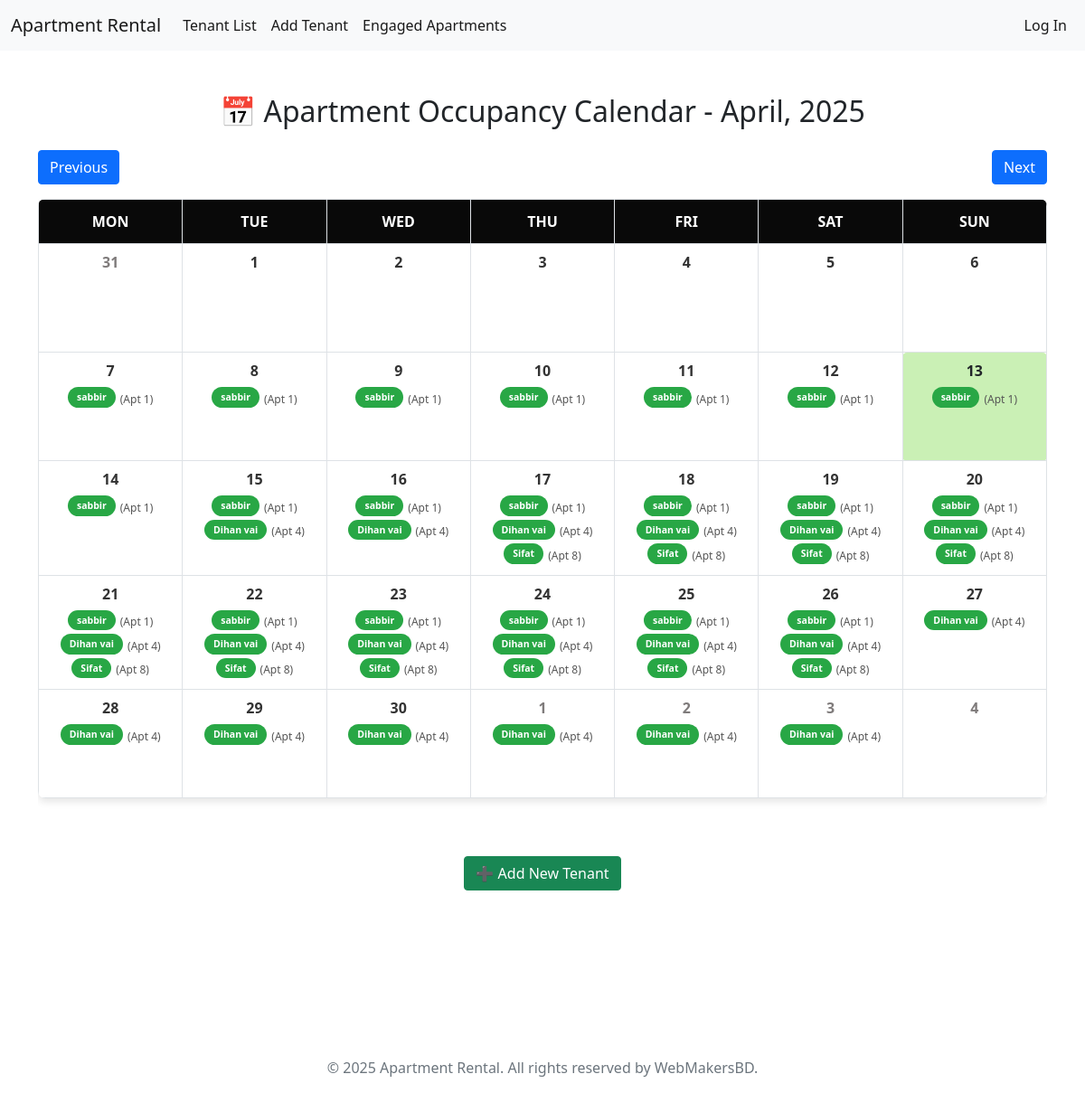
Screenshot of /calendar/2025/4/ with the database file from the repository.
### calendar_app/models.py (models this page shows, shortened)
class CalendarEvent(models.Model):
    tenant = models.ForeignKey(Tenant, on_delete=models.CASCADE)
    apartment = models.ForeignKey(Apartment, on_delete=models.CASCADE)
    start_date = models.DateField()
    end_date = models.DateField()

### tenants/models.py (models this page shows, shortened)
class Tenant(models.Model):
    choices = [
        ('will_arrive', 'Will Arrive'),
        ('living', 'Living'),
        ('moved_out', 'Moved Out'),
    ]
    name = models.CharField(max_length=50)
    contact = models.CharField(max_length=15)
    apartment = models.ForeignKey(Apartment, on_delete=models.CASCADE)
    move_in_date = models.DateTimeField()
    move_out_date = models.DateTimeField(null=True, blank=True)
    remarks = models.TextField(blank=True, null=True, help_text="Additional details about the tenant.")
    status = models.CharField(max_length=15, choices=choices,)

class Apartment(models.Model):
    number = models.PositiveIntegerField(unique=True)
    is_booked = models.BooleanField(default=False)

### calendar_app/views.py (the view)
# urls.py: path('<int:year>/<int:month>/', views.calendar_view, name='calendar_view'),
def calendar_view(request, year, month):
    today = datetime.today()  # Get today's date
    today_date = today.day  # Extract current day
    today_month = today.month  # Extract current month
    today_year = today.year  # Extract current year
    year = year or today.year  # Use provided year or fallback to current year
    if month > 12 or month < 1:
        month = today.month
    first_day_of_month = datetime(year, month, 1)
    _, total_days = calendar.monthrange(year, month)
    prev_month = month - 1 if month > 1 else 12
    prev_year = year if month > 1 else year - 1
    next_month = month + 1 if month < 12 else 1
    next_year = year if month < 12 else year + 1
    _, prev_month_days = calendar.monthrange(prev_year, prev_month)
    month_calendar = []  # Stores the entire month's calendar structure
    week = []  # Stores a single week's data
    first_weekday = first_day_of_month.weekday()  # Find the starting weekday (0 = Monday, 6 = Sunday)
    for i in range(first_weekday):
        day = prev_month_days - first_weekday + i + 1
        week.append({"day": day, "month": prev_month, "year": prev_year, "extra": True })
    for day in range(1, total_days + 1):
        week.append({"day": day, "month": month, "year": year, "extra": False})
        if len(week) == 7:  # If a full week is completed, push to month_calendar
            month_calendar.append(week)
            week = []
    next_day = 1
    while len(week) < 7:
        week.append({"day": next_day, "month": next_month, "year": next_year, "extra": True})
        next_day += 1
    if week:
        month_calendar.append(week)
    events = CalendarEvent.objects.filter(
        start_date__year__in=[prev_year, year, next_year],
        start_date__month__in=[prev_month, month, next_month]
    )
    for week in month_calendar:
        for day_info in week:
            date_obj = date(day_info["year"], day_info["month"], day_info["day"])
            day_info["tenants"] = events.filter(start_date__lte=date_obj, end_date__gte=date_obj)
    return render(request, 'calendar_app/calendar.html', {
        'current_date': first_day_of_month,
        'calendar_data': month_calendar,
        'today': today,
        'today_date': today_date,
        'today_month': today_month,
        'today_year': today_year,
        'year': year,
        'month': month,
        'prev_year': prev_year,
        'prev_month': prev_month,
        'next_year': next_year,
        'next_month': next_month,
    })

### templates/calendar_app/calendar.html (shortened to what this page needs)
{% extends "base.html" %}
{% load static %}
{% block extra_head %}
<link rel="stylesheet" href="{% static 'css/calendar_app/calendar.css' %}">
{% endblock %}
{% block content %}
<div class="container mt-5">
    <h2 class="text-center mb-4">📅 Apartment Occupancy Calendar - {{ current_date|date:"F, Y" }}</h2>
    <div class="d-flex justify-content-between mb-3">
        <a href="{% url 'calendar_view' year=prev_year month=prev_month %}" class="btn btn-primary">Previous</a>
        <a href="{% url 'calendar_view' year=next_year month=next_month %}" class="btn btn-primary">Next</a>
    </div>
    <div class="table-responsive">
        <table class="table table-bordered text-center calendar-table">
            <thead class="thead-dark">
                <tr>
                    <th>Mon</th>
                    <th>Tue</th>
                    <th>Wed</th>
                    <th>Thu</th>
                    <th>Fri</th>
                    <th>Sat</th>
                    <th>Sun</th>
                </tr>
            </thead>
            <tbody>
                {% for week in calendar_data %}
                <tr class="calendar-row">
                    {% for day in week %}
                        {% if day %}
                            {% if day.day == today_date and day.month == today_month and day.year == today_year %}
                                <td class="today-cell"
                                onclick="fetchEvents({{ day.year }}, {{ day.month }}, {{ day.day }})">
                                    <div>
                                        <span class="today">{{ day.day }}</span>
                                    </div>
                                    <div class="tenant-list">
                                        {% for tenant in day.tenants|slice:":3" %}
                                            <div class="tenant-item">
                                                <span class="badge tenant-badge">{{ tenant.tenant.name }}</span>
                                                <span class="apt-info">(Apt {{ tenant.apartment.number }})</span>
                                            </div>
                                        {% endfor %}
                                    </div>
                                </td>
                            {% else %}
                                <td class="calendar-cell {% if day.extra %}extra-month{% endif %}"
                                onclick="fetchEvents({{ day.year }}, {{ day.month }}, {{ day.day }})">
                                    <div>
                                        {% if day.extra %}
                                            <span class="extra-month-date">{{ day.day }}</span>
                                        {% else %}
                                            <span class="month-date">{{ day.day }}</span>
                                        {% endif %}
                                    </div>
                                    <div class="tenant-list">
                                        {% for tenant in day.tenants|slice:":3" %}
                                            <div class="tenant-item">
                                                <span class="badge tenant-badge">{{ tenant.tenant.name }}</span>
                                                <span class="apt-info">(Apt {{ tenant.apartment.number }})</span>
                                            </div>
                                        {% endfor %}
                                    </div>
                                </td>
                            {% endif %}
                        {% else %}
                            <td class="empty-cell"></td>
                        {% endif %}
                    {% endfor %}
                </tr>
                {% endfor %}
            </tbody>
        </table>
    </div>
    <br><br>
    <div class = "text-center">
        <a class="btn btn-success mb-3" href="{% url 'add_tenant' %}">
            ➕ Add New Tenant
          </a>
    </div>
</div>
{% endblock %}

### static/css/calendar_app/calendar.css (style rules this page uses)
.calendar-table { width: 100%; border-collapse: collapse; background-color: #ffffff; box-shadow: 0px 4px 8px rgba(0, 0, 0, 0.1); border-radius: 8px; overflow: hidden; }
.calendar-table th { background-color: rgb(9, 9, 9); color: #ffffff; font-weight: bold; padding: 12px; text-transform: uppercase; }
.calendar-row { height: 100px; }
.calendar-cell { position: relative; width: 140px; height: 120px; vertical-align: top; cursor: pointer; background-color: #f9f9f9; transition: background 0.3s ease, transform 0.2s ease; padding: 8px; border-radius: 5px; }
.today-cell { position: relative; width: 140px; height: 120px; vertical-align: top; cursor: pointer; background-color: #caf0b5 !important; transition: background 0.3s ease, transform 0.2s ease; padding: 8px; border-radius: 5px; }
.extra-month-date, .month-date { font-size: 16px; font-weight: bold; color: #333; text-align: center; margin-bottom: 6px; }
.extra-month-date { color: #7f7b7b; font-weight: semi-bold; }
.today { font-weight: bold; }
.tenant-list { margin-top: 6px; }
.tenant-item { display: flex; align-items: center; justify-content: center; font-size: 14px; }
.tenant-badge { background-color: #28a745 !important; color: #ffffff; font-weight: bold; padding: 6px 10px; border-radius: 20px; margin-bottom: 4px; }
.apt-info { font-size: 12px; color: #555; margin-left: 5px; }

### rows the page displays
CalendarEvent: tenant.name "sabbir", apartment.number "1"
CalendarEvent: tenant.name "Dihan vai", apartment.number "4"
CalendarEvent: tenant.name "Sifat", apartment.number "8"

### other values shown
{{ current_date|date:"F, Y" }} "April, 2025"
{{ day.day }} "31" "1" "2" "3" "4"
{{ day.day }} "1" "2" "3" "4" "5" "6" "7" "8" "9" "10" "11" "12" "14" "15" "16" "17" "18" "19" "20" "21" "22" "23" "24" "25" "26" "27" "28" "29" "30"
{{ day.day }} "13"
